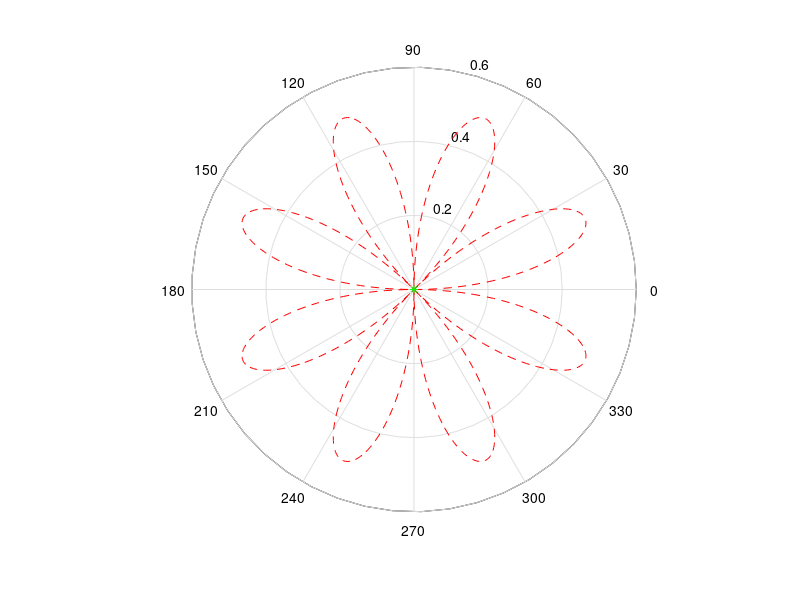

Write the MATLAB code that produced this figure.
%   f = figure;
% ax = axes('Parent',f,'position',[0.13 0.39  0.77 0.54]);
% % pax = polaraxes('parent',f);
% cp = ginput()
function polar_test()
theta = 0:0.01:2*pi;
rho = sin(2*theta).*cos(2*theta);
% figure;
ax(1) = polar(theta,rho,'--r');
hold on
ax(2) = polar(0,0,'g*');
set (gcf, 'WindowButtonMotionFcn', {@mouseMove,ax});
function mouseMove(object, eventdata,ax)
    C = get (gca, 'CurrentPoint')
% [theta rho] = cart2pol(C(1,1), C(1,2));
% title(gca, ['(angle,factor) = (', num2str(theta*180/pi), ', ',num2str(rho), ')']);
% markerspot = sin(2*theta).*cos(2*theta);
% [x y]=pol2cart(theta,markerspot);
% set(ax(2),'xData',x,'yData',y,'markersize',20);
set(ax(2),'xData',C(1,1),'yData',C(1,2),'markersize',20);

drawnow
end
end